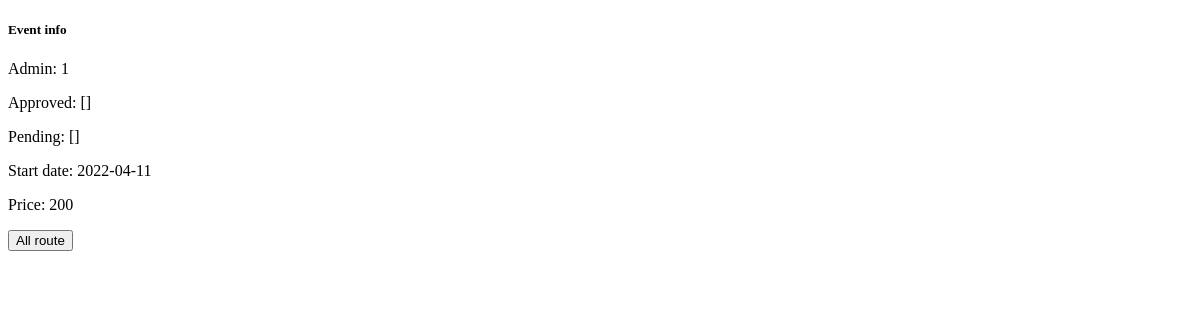
/event/1, run on an earlier commit of the app's database.
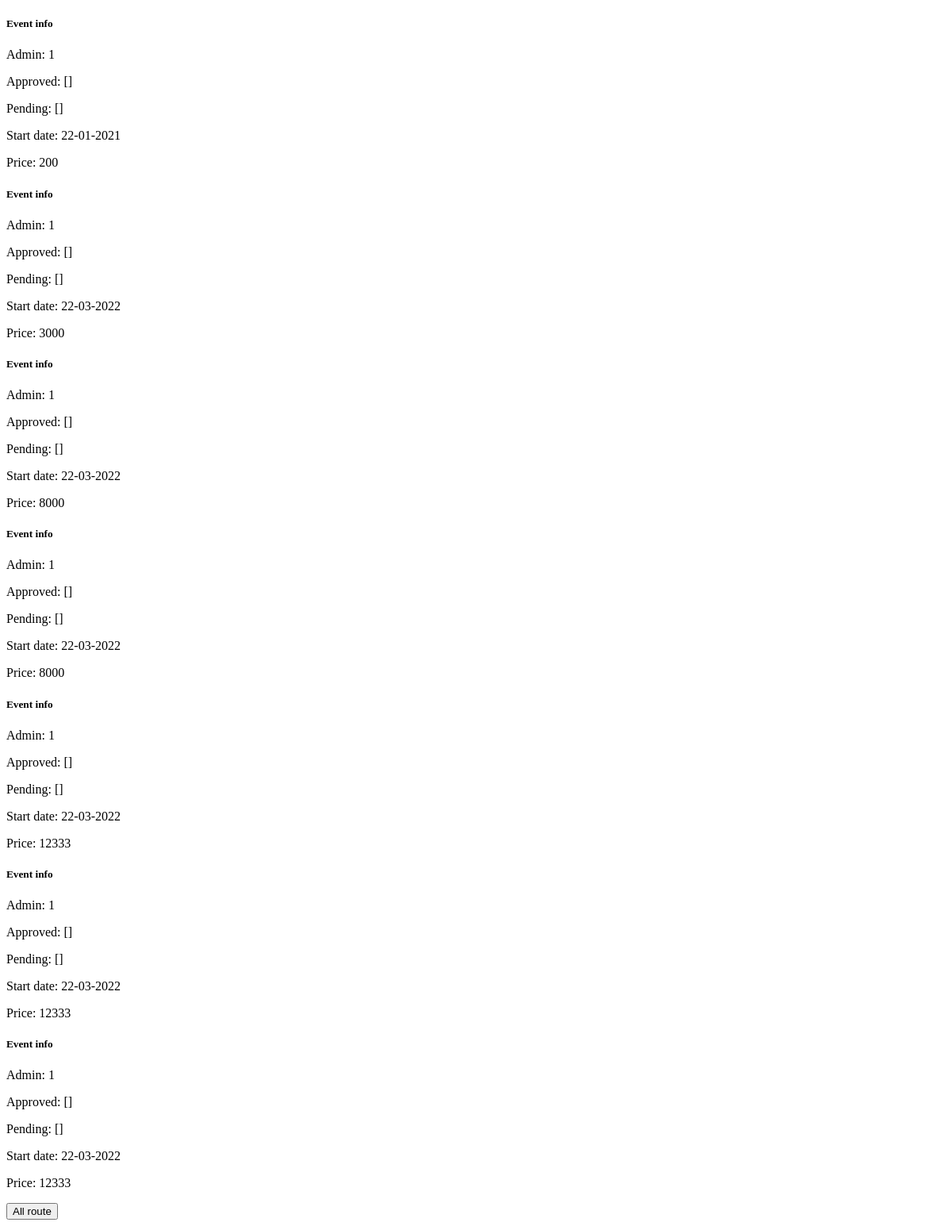
And on a later commit of the database.
### app/models.py (models this page shows)
class Event(models.Model):
    id_route = models.IntegerField()
    event_admin = models.IntegerField()
    approved_user = models.JSONField()
    pending_user = models.JSONField()
    start_date = models.TextField(default=timezone.now)
    price = models.IntegerField()

### app/views.py (the view)
# urls.py: path('event/<event_id>', views.event_handler, name='event_detail'),
def event_handler(request, event_id):
    if request.method == 'GET':
        event = models.Event.objects.all().filter(id_route=event_id)
        return render(request, 'event_heandler.html', {'event': event})

### templates/event_heandler.html (shortened to what this page needs)
<!DOCTYPE html>
<html lang="en">
<head>
</head>
<body>
{% block content %}
    {% for el in event %}
        <div class="event_handler">{% csrf_token %}
            <h5><a class="event">Event info</a></h5>
            <p class="card-text">Admin: {{ el.event_admin }}</p>
            <p class="card-text">Approved: {{ el.approved_user }}</p>
            <p class="card-text">Pending: {{ el.pending_user }}</p>
            <p class="card-text">Start date: {{ el.start_date }}</p>
            <p class="card-text">Price: {{ el.price }}</p>
        </div>
    {% endfor %}
{% endblock content %}
<button onclick="window.location.href='http://127.0.0.1:8000/info'">
    All route
</button>
</body>
</html>

What changed in the data, as far as the page shows it:
changed Event (number 1 of 7 on the later page): start_date "2022-04-11" → "22-01-2021"
added Event: event_admin "1", approved_user "[]", pending_user "[]", start_date "22-03-2022", price "3000"
added Event: event_admin "1", approved_user "[]", pending_user "[]", start_date "22-03-2022", price "8000"
added Event: event_admin "1", approved_user "[]", pending_user "[]", start_date "22-03-2022", price "8000"
added Event: event_admin "1", approved_user "[]", pending_user "[]", start_date "22-03-2022", price "12333"
added Event: event_admin "1", approved_user "[]", pending_user "[]", start_date "22-03-2022", price "12333"
added Event: event_admin "1", approved_user "[]", pending_user "[]", start_date "22-03-2022", price "12333"
